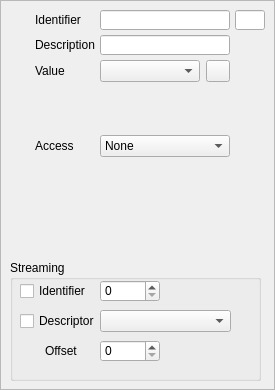
<?xml version="1.0" encoding="UTF-8"?>
<ui version="4.0">
 <class>EnumerationView</class>
 <widget class="QFrame" name="EnumerationView">
  <property name="geometry">
   <rect>
    <x>0</x>
    <y>0</y>
    <width>275</width>
    <height>390</height>
   </rect>
  </property>
  <property name="sizePolicy">
   <sizepolicy hsizetype="Fixed" vsizetype="Fixed">
    <horstretch>0</horstretch>
    <verstretch>0</verstretch>
   </sizepolicy>
  </property>
  <property name="windowTitle">
   <string>Frame</string>
  </property>
  <property name="frameShape">
   <enum>QFrame::StyledPanel</enum>
  </property>
  <property name="frameShadow">
   <enum>QFrame::Raised</enum>
  </property>
  <widget class="QLineEdit" name="numberText">
   <property name="geometry">
    <rect>
     <x>235</x>
     <y>10</y>
     <width>30</width>
     <height>20</height>
    </rect>
   </property>
   <property name="sizePolicy">
    <sizepolicy hsizetype="Fixed" vsizetype="Fixed">
     <horstretch>0</horstretch>
     <verstretch>0</verstretch>
    </sizepolicy>
   </property>
   <property name="maximumSize">
    <size>
     <width>50</width>
     <height>50</height>
    </size>
   </property>
   <property name="readOnly">
    <bool>true</bool>
   </property>
  </widget>
  <widget class="QLineEdit" name="descriptionText">
   <property name="geometry">
    <rect>
     <x>100</x>
     <y>35</y>
     <width>130</width>
     <height>20</height>
    </rect>
   </property>
   <property name="readOnly">
    <bool>false</bool>
   </property>
  </widget>
  <widget class="QComboBox" name="valueComboBox">
   <property name="geometry">
    <rect>
     <x>100</x>
     <y>60</y>
     <width>100</width>
     <height>22</height>
    </rect>
   </property>
  </widget>
  <widget class="QPushButton" name="editItemsButton">
   <property name="geometry">
    <rect>
     <x>206</x>
     <y>60</y>
     <width>24</width>
     <height>22</height>
    </rect>
   </property>
   <property name="sizePolicy">
    <sizepolicy hsizetype="Fixed" vsizetype="Fixed">
     <horstretch>0</horstretch>
     <verstretch>0</verstretch>
    </sizepolicy>
   </property>
   <property name="minimumSize">
    <size>
     <width>24</width>
     <height>22</height>
    </size>
   </property>
   <property name="maximumSize">
    <size>
     <width>24</width>
     <height>22</height>
    </size>
   </property>
   <property name="toolTip">
    <string>Edit Enumeration</string>
   </property>
   <property name="text">
    <string/>
   </property>
   <property name="icon">
    <iconset resource="TinyEmberPlus.qrc">
     <normaloff>:/image/resources/ui-combo-box-edit.png</normaloff>:/image/resources/ui-combo-box-edit.png</iconset>
   </property>
  </widget>
  <widget class="QLabel" name="label_6">
   <property name="geometry">
    <rect>
     <x>35</x>
     <y>60</y>
     <width>60</width>
     <height>22</height>
    </rect>
   </property>
   <property name="text">
    <string>Value</string>
   </property>
  </widget>
  <widget class="QLabel" name="label_2">
   <property name="geometry">
    <rect>
     <x>35</x>
     <y>35</y>
     <width>60</width>
     <height>20</height>
    </rect>
   </property>
   <property name="text">
    <string>Description</string>
   </property>
  </widget>
  <widget class="QLineEdit" name="identifierText">
   <property name="geometry">
    <rect>
     <x>100</x>
     <y>10</y>
     <width>130</width>
     <height>20</height>
    </rect>
   </property>
   <property name="readOnly">
    <bool>true</bool>
   </property>
  </widget>
  <widget class="QLabel" name="label">
   <property name="geometry">
    <rect>
     <x>35</x>
     <y>10</y>
     <width>60</width>
     <height>20</height>
    </rect>
   </property>
   <property name="text">
    <string>Identifier</string>
   </property>
  </widget>
  <widget class="QLabel" name="label_3">
   <property name="geometry">
    <rect>
     <x>10</x>
     <y>10</y>
     <width>16</width>
     <height>16</height>
    </rect>
   </property>
   <property name="text">
    <string/>
   </property>
   <property name="pixmap">
    <pixmap resource="TinyEmberPlus.qrc">:/image/resources/ui-tooltip--exclamation.png</pixmap>
   </property>
  </widget>
  <widget class="QLabel" name="label_4">
   <property name="geometry">
    <rect>
     <x>10</x>
     <y>35</y>
     <width>16</width>
     <height>16</height>
    </rect>
   </property>
   <property name="text">
    <string/>
   </property>
   <property name="pixmap">
    <pixmap resource="TinyEmberPlus.qrc">:/image/resources/ui-tooltip-balloon-bottom.png</pixmap>
   </property>
  </widget>
  <widget class="QLabel" name="label_5">
   <property name="geometry">
    <rect>
     <x>10</x>
     <y>60</y>
     <width>16</width>
     <height>22</height>
    </rect>
   </property>
   <property name="text">
    <string/>
   </property>
   <property name="pixmap">
    <pixmap resource="TinyEmberPlus.qrc">:/image/resources/ui-combo-box-blue.png</pixmap>
   </property>
  </widget>
  <widget class="QLabel" name="label_12">
   <property name="geometry">
    <rect>
     <x>10</x>
     <y>135</y>
     <width>16</width>
     <height>20</height>
    </rect>
   </property>
   <property name="text">
    <string/>
   </property>
   <property name="pixmap">
    <pixmap resource="TinyEmberPlus.qrc">:/image/resources/lock--pencil.png</pixmap>
   </property>
  </widget>
  <widget class="QComboBox" name="accessBox">
   <property name="geometry">
    <rect>
     <x>100</x>
     <y>135</y>
     <width>130</width>
     <height>22</height>
    </rect>
   </property>
   <item>
    <property name="text">
     <string>None</string>
    </property>
    <property name="icon">
     <iconset resource="TinyEmberPlus.qrc">
      <normaloff>:/image/resources/lock.png</normaloff>:/image/resources/lock.png</iconset>
    </property>
   </item>
   <item>
    <property name="text">
     <string>Read</string>
    </property>
    <property name="icon">
     <iconset resource="TinyEmberPlus.qrc">
      <normaloff>:/image/resources/lock--arrow.png</normaloff>:/image/resources/lock--arrow.png</iconset>
    </property>
   </item>
   <item>
    <property name="text">
     <string>Write</string>
    </property>
    <property name="icon">
     <iconset resource="TinyEmberPlus.qrc">
      <normaloff>:/image/resources/lock--pencil.png</normaloff>:/image/resources/lock--pencil.png</iconset>
    </property>
   </item>
   <item>
    <property name="text">
     <string>Read | Write</string>
    </property>
    <property name="icon">
     <iconset resource="TinyEmberPlus.qrc">
      <normaloff>:/image/resources/lock-unlock.png</normaloff>:/image/resources/lock-unlock.png</iconset>
    </property>
   </item>
  </widget>
  <widget class="QLabel" name="label_7">
   <property name="geometry">
    <rect>
     <x>35</x>
     <y>135</y>
     <width>60</width>
     <height>22</height>
    </rect>
   </property>
   <property name="text">
    <string>Access</string>
   </property>
  </widget>
  <widget class="QGroupBox" name="streamingGroupBox">
   <property name="geometry">
    <rect>
     <x>10</x>
     <y>260</y>
     <width>251</width>
     <height>121</height>
    </rect>
   </property>
   <property name="title">
    <string>Streaming</string>
   </property>
   <widget class="QCheckBox" name="checkUseStreamIdentifier">
    <property name="geometry">
     <rect>
      <x>10</x>
      <y>20</y>
      <width>80</width>
      <height>22</height>
     </rect>
    </property>
    <property name="text">
     <string>Identifier</string>
    </property>
   </widget>
   <widget class="QSpinBox" name="streamIdentifierBox">
    <property name="geometry">
     <rect>
      <x>90</x>
      <y>20</y>
      <width>60</width>
      <height>22</height>
     </rect>
    </property>
   </widget>
   <widget class="QComboBox" name="streamFormatBox">
    <property name="geometry">
     <rect>
      <x>90</x>
      <y>50</y>
      <width>131</width>
      <height>22</height>
     </rect>
    </property>
   </widget>
   <widget class="QSpinBox" name="streamOffsetBox">
    <property name="geometry">
     <rect>
      <x>90</x>
      <y>80</y>
      <width>60</width>
      <height>22</height>
     </rect>
    </property>
   </widget>
   <widget class="QCheckBox" name="checkUseStreamDescriptor">
    <property name="geometry">
     <rect>
      <x>10</x>
      <y>50</y>
      <width>80</width>
      <height>22</height>
     </rect>
    </property>
    <property name="text">
     <string>Descriptor</string>
    </property>
   </widget>
   <widget class="QLabel" name="label_8">
    <property name="geometry">
     <rect>
      <x>35</x>
      <y>80</y>
      <width>46</width>
      <height>22</height>
     </rect>
    </property>
    <property name="text">
     <string>Offset</string>
    </property>
   </widget>
  </widget>
 </widget>
 <resources>
  <include location="TinyEmberPlus.qrc"/>
 </resources>
 <connections>
  <connection>
   <sender>descriptionText</sender>
   <signal>editingFinished()</signal>
   <receiver>EnumerationView</receiver>
   <slot>updateDescription()</slot>
   <hints>
    <hint type="sourcelabel">
     <x>136</x>
     <y>54</y>
    </hint>
    <hint type="destinationlabel">
     <x>124</x>
     <y>74</y>
    </hint>
   </hints>
  </connection>
  <connection>
   <sender>valueComboBox</sender>
   <signal>currentIndexChanged(int)</signal>
   <receiver>EnumerationView</receiver>
   <slot>updateValue(int)</slot>
   <hints>
    <hint type="sourcelabel">
     <x>120</x>
     <y>79</y>
    </hint>
    <hint type="destinationlabel">
     <x>124</x>
     <y>74</y>
    </hint>
   </hints>
  </connection>
  <connection>
   <sender>editItemsButton</sender>
   <signal>clicked()</signal>
   <receiver>EnumerationView</receiver>
   <slot>updateEnumeration()</slot>
   <hints>
    <hint type="sourcelabel">
     <x>187</x>
     <y>80</y>
    </hint>
    <hint type="destinationlabel">
     <x>124</x>
     <y>74</y>
    </hint>
   </hints>
  </connection>
  <connection>
   <sender>accessBox</sender>
   <signal>currentIndexChanged(int)</signal>
   <receiver>EnumerationView</receiver>
   <slot>updateAccess(int)</slot>
   <hints>
    <hint type="sourcelabel">
     <x>149</x>
     <y>160</y>
    </hint>
    <hint type="destinationlabel">
     <x>137</x>
     <y>87</y>
    </hint>
   </hints>
  </connection>
  <connection>
   <sender>checkUseStreamIdentifier</sender>
   <signal>toggled(bool)</signal>
   <receiver>EnumerationView</receiver>
   <slot>updateStreamIdentifierState(bool)</slot>
   <hints>
    <hint type="sourcelabel">
     <x>59</x>
     <y>200</y>
    </hint>
    <hint type="destinationlabel">
     <x>137</x>
     <y>149</y>
    </hint>
   </hints>
  </connection>
  <connection>
   <sender>checkUseStreamDescriptor</sender>
   <signal>toggled(bool)</signal>
   <receiver>EnumerationView</receiver>
   <slot>updateStreamDescriptorState(bool)</slot>
   <hints>
    <hint type="sourcelabel">
     <x>59</x>
     <y>230</y>
    </hint>
    <hint type="destinationlabel">
     <x>137</x>
     <y>149</y>
    </hint>
   </hints>
  </connection>
  <connection>
   <sender>streamFormatBox</sender>
   <signal>currentIndexChanged(int)</signal>
   <receiver>EnumerationView</receiver>
   <slot>updateStreamFormat(int)</slot>
   <hints>
    <hint type="sourcelabel">
     <x>165</x>
     <y>230</y>
    </hint>
    <hint type="destinationlabel">
     <x>137</x>
     <y>149</y>
    </hint>
   </hints>
  </connection>
  <connection>
   <sender>streamIdentifierBox</sender>
   <signal>editingFinished()</signal>
   <receiver>EnumerationView</receiver>
   <slot>updateStreamIdentifier()</slot>
   <hints>
    <hint type="sourcelabel">
     <x>129</x>
     <y>200</y>
    </hint>
    <hint type="destinationlabel">
     <x>137</x>
     <y>149</y>
    </hint>
   </hints>
  </connection>
  <connection>
   <sender>streamOffsetBox</sender>
   <signal>editingFinished()</signal>
   <receiver>EnumerationView</receiver>
   <slot>updateStreamOffset()</slot>
   <hints>
    <hint type="sourcelabel">
     <x>129</x>
     <y>260</y>
    </hint>
    <hint type="destinationlabel">
     <x>137</x>
     <y>149</y>
    </hint>
   </hints>
  </connection>
 </connections>
 <slots>
  <slot>updateUi()</slot>
  <slot>updateDescription()</slot>
  <slot>updateValue(int)</slot>
  <slot>updateEnumeration()</slot>
  <slot>updateAccess(int)</slot>
  <slot>updateStreamIdentifierState(bool)</slot>
  <slot>updateStreamDescriptorState(bool)</slot>
  <slot>updateStreamIdentifier()</slot>
  <slot>updateStreamFormat(int)</slot>
  <slot>updateStreamOffset()</slot>
 </slots>
</ui>
